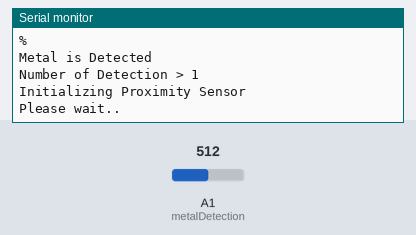
The sketch below on a simulated Arduino Uno, built with avr-gcc and run on an emulated ATmega328P. On the bench: the last lines printed to the serial monitor. The test bench sets the inputs (shaded band); at power-on: A1 (metalDetection) = 512.

Above: at 3.3 s.
3.4 s: A1 (metalDetection) set to 269
At 4.7 s:
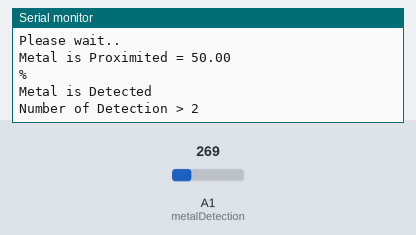
6.7 s: A1 (metalDetection) set to 232
At 7.9 s:
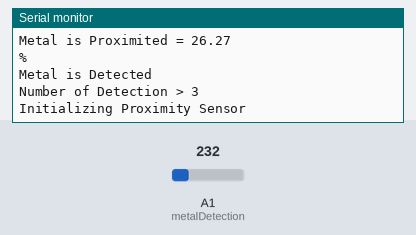
Timing chart, 0 to 9.7 s (numbered marks = the images above; inputs shaded):
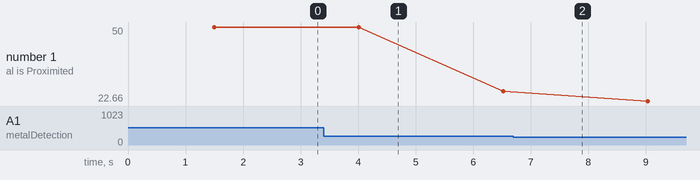

The sketch:

sensorcode2.ino
```cpp
float metalDetected;
int monitoring;
int metalDetection = 1;
int countRaw = 0;

void setup(){
Serial.begin(9600);
}

void loop(){
monitoring = analogRead(metalDetection);
metalDetected = (float) monitoring*100/1024.0;
Serial.println("Initializing Proximity Sensor");
delay(500);
Serial.println("Please wait..");
delay(1000);
Serial.print("Metal is Proximited = ");
Serial.println(metalDetected);
Serial.println("%");
if (monitoring > 250){
countRaw ++;
Serial.println("Metal is Detected");
Serial.print("Number of Detection > ");
Serial.println(countRaw);
delay(1000);
}
else{
  Serial.println("Other object detected");
}
}
```

Measured:
- the behaviour switches between 251 and 250 on A1 (metalDetection) (found by bisection; images 1 and 2)
- plotted number 1: 50 → 26.27 after the input at 3.4 s, 26.27 → 22.66 after the input at 6.7 s
